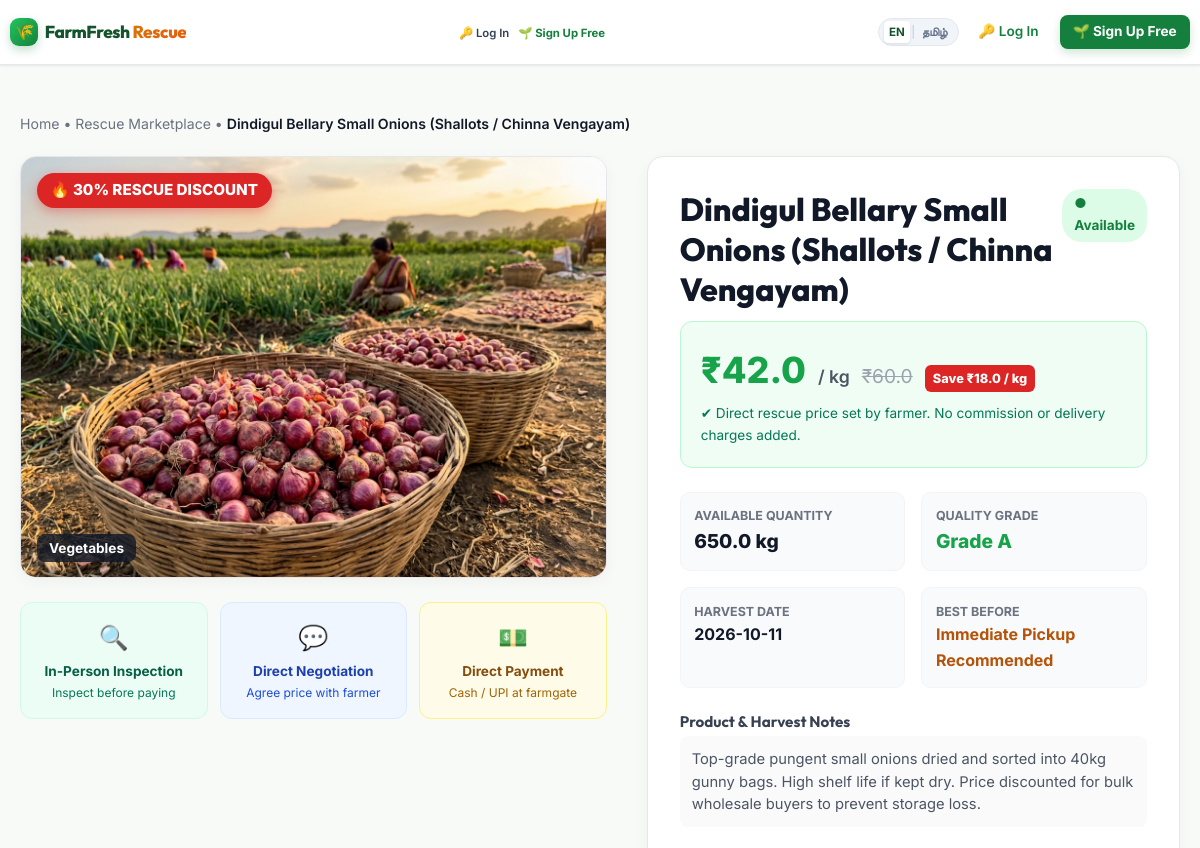
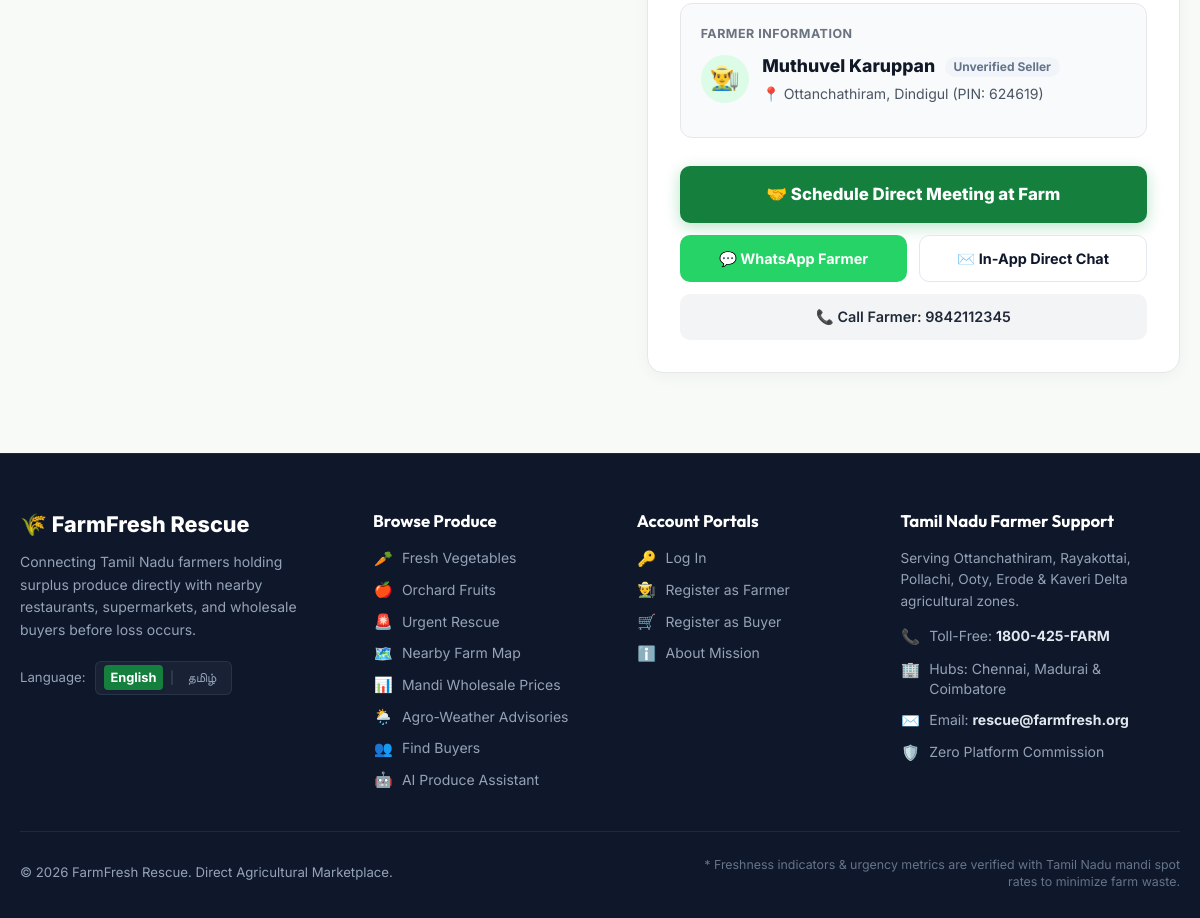
Screenshot of /rescue-product/2 with the database file from the repository (2 pictures, top to bottom).
### tables this page shows
CREATE TABLE rescue_products (
        id INTEGER PRIMARY KEY AUTOINCREMENT,
        farmer_id INTEGER NOT NULL,
        listing_id INTEGER,
        product_name TEXT NOT NULL,
        category TEXT NOT NULL CHECK(category IN ('Vegetables', 'Fruits', 'Grains', 'Leafy Vegetables', 'Other Agricultural Products')),
        photo TEXT,
        additional_photos TEXT,
        quantity REAL NOT NULL,
        initial_quantity REAL NOT NULL,
        unit TEXT NOT NULL DEFAULT 'kg',
        original_price REAL NOT NULL,
        rescue_price REAL NOT NULL,
        discount_percent REAL DEFAULT 0,
        quality_grade TEXT NOT NULL DEFAULT 'Grade A',
        harvest_date DATE NOT NULL,
        expiry_date DATE,
        farm_location TEXT NOT NULL,
        district TEXT NOT NULL,
        pin_code TEXT,
        farmer_name TEXT NOT NULL,
        farmer_phone TEXT NOT NULL,
        whatsapp_number TEXT,
        description TEXT,
        status TEXT NOT NULL DEFAULT 'Available' CHECK(status IN ('Available', 'Partially Reserved', 'Sold', 'Expired', 'Removed')),
        created_at TIMESTAMP DEFAULT CURRENT_TIMESTAMP,
        updated_at TIMESTAMP DEFAULT CURRENT_TIMESTAMP,
        FOREIGN KEY (farmer_id) REFERENCES users(id) ON DELETE CASCADE,
        FOREIGN KEY (listing_id) REFERENCES listings(id) ON DELETE SET NULL
    );

### app.py (the view)
@app.route('/rescue-product/<int:product_id>')
def rescue_product_detail(product_id):
    product = get_rescue_product_by_id(product_id)
    if not product:
        flash("Rescue product not found or has expired.", "warning")
        return redirect(url_for('browse_rescue_products'))
    dist_info = None
    if g.user and g.user.get('location'):
        b_lat, b_lng, _ = get_coordinates_for_location(g.user['location'])
        f_lat, f_lng, _ = get_coordinates_for_location(product['farm_location'], product['district'])
        dist_info = calculate_haversine_distance(f_lat, f_lng, b_lat, b_lng)
    return render_template(
        'rescue_product_detail.html',
        product=product,
        dist_info=dist_info
    )

### app.py (called while the page is built, shortened)
def get_current_user():
    user = None
    user_id = session.get('user_id')
    if user_id:
        user = auth_service.get_user_by_id(user_id)
    if not user:
        jwt_token = request.cookies.get('farmfresh_auth_token')
        if not jwt_token and request.headers.get('Authorization'):
            auth_header = request.headers.get('Authorization', '').strip()
            if auth_header.startswith('Bearer '):
                jwt_token = auth_header.split(' ', 1)[1].strip()
    if user and user.get('is_active') == 0:
        session.clear()
        return None
    return user

@app.before_request
def load_request_state():
    if 'lang' not in session:
        session['lang'] = request.cookies.get('farmfresh_lang', 'en')
    if session['lang'] not in ['en', 'ta']:
        session['lang'] = 'en'
    g.lang = session['lang']
    g.user = get_current_user()

### database.py (called while the page is built)
def get_db():
    conn = sqlite3.connect(DATABASE_PATH, timeout=20.0)
    conn.row_factory = sqlite3.Row
    conn.execute("PRAGMA foreign_keys = ON")
    return conn

### translations.py (called while the page is built)
def t(key, lang='en'):
    lang_dict = TRANSLATIONS.get(lang, TRANSLATIONS['en'])
    return lang_dict.get(key, TRANSLATIONS['en'].get(key, key))

### templates/rescue_product_detail.html (shortened to what this page needs)
{% extends "base.html" %}
{% block content %}
<div class="container" style="padding-top: 2rem; padding-bottom: 5rem;">
  <div style="font-size: 0.88rem; color: #6b7280; margin-bottom: 1.25rem;">
    <a href="{{ url_for('index') }}" style="color: inherit; text-decoration: none;">Home</a> &bull;
    <a href="{{ url_for('browse_rescue_products') }}" style="color: inherit; text-decoration: none;">Rescue Marketplace</a> &bull;
    <span style="color: #111827; font-weight: 600;">{{ product.product_name }}</span>
  </div>
  <div style="display: grid; grid-template-columns: 1.1fr 1fr; gap: 2.5rem; align-items: start;">
    <div>
      <div style="background: #ffffff; border-radius: 16px; border: 1px solid #e5e7eb; overflow: hidden; box-shadow: 0 4px 15px rgba(0,0,0,0.04); margin-bottom: 1rem;">
        <div style="position: relative; height: 420px; background: #f9fafb;">
          {% if product.photo %}
            <img id="mainProductImg" src="{{ url_for('static', filename='uploads/' ~ product.photo) }}" alt="{{ product.product_name }}" style="width: 100%; height: 100%; object-fit: cover;">
          {% else %}
            <div style="width: 100%; height: 100%; display: flex; align-items: center; justify-content: center; font-size: 6rem; background: #f0fdf4;">
              🌾
            </div>
          {% endif %}
          {% if product.discount_percent and product.discount_percent > 0 %}
            <div style="position: absolute; top: 16px; left: 16px; background: #dc2626; color: white; padding: 0.35rem 0.85rem; border-radius: 20px; font-size: 0.95rem; font-weight: 800; box-shadow: 0 4px 12px rgba(220,38,38,0.4);">
              🔥 {{ product.discount_percent|round(0)|int }}% RESCUE DISCOUNT
            </div>
          {% endif %}
          <div style="position: absolute; bottom: 16px; left: 16px;">
            <span style="background: rgba(17, 24, 39, 0.8); backdrop-filter: blur(4px); color: #ffffff; padding: 0.35rem 0.75rem; border-radius: 8px; font-size: 0.85rem; font-weight: 700;">
              {{ product.category }}
            </span>
          </div>
        </div>
      </div>
      <div style="display: grid; grid-template-columns: repeat(3, 1fr); gap: 0.75rem; margin-top: 1.5rem; text-align: center;">
        <div style="background: #ecfdf5; padding: 1rem 0.75rem; border-radius: 12px; border: 1px solid #d1fae5;">
          <div style="font-size: 1.5rem; margin-bottom: 0.25rem;">🔍</div>
          <div style="font-weight: 700; font-size: 0.85rem; color: #065f46;">In-Person Inspection</div>
          <div style="font-size: 0.75rem; color: #047857;">Inspect before paying</div>
        </div>
        <div style="background: #eff6ff; padding: 1rem 0.75rem; border-radius: 12px; border: 1px solid #dbeafe;">
          <div style="font-size: 1.5rem; margin-bottom: 0.25rem;">💬</div>
          <div style="font-weight: 700; font-size: 0.85rem; color: #1e40af;">Direct Negotiation</div>
          <div style="font-size: 0.75rem; color: #1d4ed8;">Agree price with farmer</div>
        </div>
        <div style="background: #fefce8; padding: 1rem 0.75rem; border-radius: 12px; border: 1px solid #fef08a;">
          <div style="font-size: 1.5rem; margin-bottom: 0.25rem;">💵</div>
          <div style="font-weight: 700; font-size: 0.85rem; color: #854d0e;">Direct Payment</div>
          <div style="font-size: 0.75rem; color: #a16207;">Cash / UPI at farmgate</div>
        </div>
      </div>
    </div>
    <div>
      <div style="background: #ffffff; border-radius: 16px; border: 1px solid #e5e7eb; padding: 2rem; box-shadow: 0 4px 15px rgba(0,0,0,0.04);">
        <div style="display: flex; justify-content: space-between; align-items: flex-start; margin-bottom: 0.75rem;">
          <h1 style="font-size: 2rem; font-weight: 800; color: #111827; margin: 0; line-height: 1.25;">
            {{ product.product_name }}
          </h1>
          <span style="background: #dcfce7; color: #15803d; padding: 0.3rem 0.75rem; border-radius: 20px; font-weight: 700; font-size: 0.85rem;">
            ● {{ product.status }}
          </span>
        </div>
        <div style="background: #f0fdf4; border: 1px solid #bbf7d0; border-radius: 12px; padding: 1.25rem; margin-bottom: 1.5rem;">
          <div style="display: flex; align-items: baseline; gap: 0.75rem; margin-bottom: 0.25rem;">
            <span style="font-size: 2.25rem; font-weight: 800; color: #16a34a;">₹{{ product.rescue_price }}</span>
            <span style="font-size: 1.1rem; color: #4b5563; font-weight: 600;">/ {{ product.unit }}</span>
            {% if product.original_price and product.original_price > product.rescue_price %}
              <span style="font-size: 1.2rem; color: #9ca3af; text-decoration: line-through;">₹{{ product.original_price }}</span>
              <span style="background: #dc2626; color: white; padding: 0.2rem 0.5rem; border-radius: 6px; font-size: 0.8rem; font-weight: 800;">
                Save ₹{{ (product.original_price - product.rescue_price)|round(1) }} / kg
              </span>
            {% endif %}
          </div>
          <div style="font-size: 0.85rem; color: #047857;">
            ✔ Direct rescue price set by farmer. No commission or delivery charges added.
          </div>
        </div>
        <div style="display: grid; grid-template-columns: 1fr 1fr; gap: 1rem; margin-bottom: 1.5rem;">
          <div style="background: #f9fafb; padding: 0.85rem; border-radius: 10px; border: 1px solid #f3f4f6;">
            <div style="font-size: 0.78rem; color: #6b7280; font-weight: 700;">AVAILABLE QUANTITY</div>
            <div style="font-size: 1.2rem; font-weight: 800; color: #111827;">{{ product.quantity }} {{ product.unit }}</div>
          </div>
          <div style="background: #f9fafb; padding: 0.85rem; border-radius: 10px; border: 1px solid #f3f4f6;">
            <div style="font-size: 0.78rem; color: #6b7280; font-weight: 700;">QUALITY GRADE</div>
            <div style="font-size: 1.2rem; font-weight: 800; color: #16a34a;">{{ product.quality_grade }}</div>
          </div>
          <div style="background: #f9fafb; padding: 0.85rem; border-radius: 10px; border: 1px solid #f3f4f6;">
            <div style="font-size: 0.78rem; color: #6b7280; font-weight: 700;">HARVEST DATE</div>
            <div style="font-size: 1rem; font-weight: 700; color: #111827;">{{ product.harvest_date }}</div>
          </div>
          <div style="background: #f9fafb; padding: 0.85rem; border-radius: 10px; border: 1px solid #f3f4f6;">
            <div style="font-size: 0.78rem; color: #6b7280; font-weight: 700;">BEST BEFORE</div>
            <div style="font-size: 1rem; font-weight: 700; color: #b45309;">{{ product.expiry_date or 'Immediate Pickup Recommended' }}</div>
          </div>
        </div>
        {% if product.description %}
          <div style="margin-bottom: 1.5rem;">
            <h3 style="font-size: 0.95rem; font-weight: 700; color: #374151; margin-bottom: 0.35rem;">Product & Harvest Notes</h3>
            <p style="color: #4b5563; font-size: 0.92rem; line-height: 1.5; margin: 0; background: #fafafa; padding: 0.75rem; border-radius: 8px;">
              {{ product.description }}
            </p>
          </div>
        {% endif %}
        <div style="background: #f9fafb; border: 1px solid #e5e7eb; border-radius: 12px; padding: 1.25rem; margin-bottom: 1.75rem;">
          <div style="font-size: 0.78rem; color: #6b7280; font-weight: 700; margin-bottom: 0.5rem; text-transform: uppercase; letter-spacing: 0.5px;">FARMER INFORMATION</div>
          <div style="display: flex; align-items: center; gap: 0.85rem; margin-bottom: 0.75rem;">
            <div style="width: 48px; height: 48px; border-radius: 50%; background: #dcfce7; color: #15803d; font-size: 1.5rem; display: flex; align-items: center; justify-content: center;">
              👨‍🌾
            </div>
            <div>
              <div style="font-size: 1.1rem; font-weight: 800; color: #111827;">
                {{ product.farmer_name }}
                {% if product.is_verified_seller %}
                  <span style="font-size: 0.75rem; color: #15803d; font-weight: 800; background: #dcfce7; padding: 0.15rem 0.55rem; border-radius: 12px; margin-left: 0.35rem;">✓ Verified Seller</span>
                {% elif product.verification_status == 'Verification Pending' %}
                  <span style="font-size: 0.75rem; color: #b45309; font-weight: 800; background: #fef3c7; padding: 0.15rem 0.55rem; border-radius: 12px; margin-left: 0.35rem;">⏳ Verification Pending</span>
                {% else %}
                  <span style="font-size: 0.75rem; color: #64748b; font-weight: 700; background: #f1f5f9; padding: 0.15rem 0.55rem; border-radius: 12px; margin-left: 0.35rem;">Unverified Seller</span>
                {% endif %}
              </div>
              <div style="font-size: 0.88rem; color: #4b5563; margin-top: 0.2rem;">
                📍 {{ product.farm_location }}, {{ product.district }} (PIN: {{ product.pin_code }})
              </div>
            </div>
          </div>
        </div>
        <div style="display: flex; flex-direction: column; gap: 0.75rem;">
          {% if current_user and current_user['role'] == 'farmer' and current_user['id'] == product.farmer_id %}
            <a href="{{ url_for('edit_rescue_product', product_id=product.id) }}" class="btn btn-primary" style="padding: 0.85rem; font-size: 1rem; font-weight: 700; text-align: center; border-radius: 10px;">
              ✏️ Edit Product Details
            </a>
          {% else %}
            <a href="{{ url_for('schedule_direct_meeting', product_id=product.id) }}" class="btn btn-primary" style="padding: 0.85rem; font-size: 1.05rem; font-weight: 800; text-align: center; border-radius: 10px; box-shadow: 0 4px 15px rgba(22, 163, 74, 0.3);">
              🤝 Schedule Direct Meeting at Farm
            </a>
            <div style="display: grid; grid-template-columns: 1fr 1fr; gap: 0.75rem;">
              {% set wa_num = (product.whatsapp_number or product.farmer_phone)|replace(' ', '')|replace('-', '') %}
              {% if wa_num|length == 10 %}{% set wa_num = '91' ~ wa_num %}{% endif %}
              <a href="https://wa.me/{{ wa_num }}?text={{ ('Hello ' ~ product.farmer_name ~ ', I would like to inspect and buy your ' ~ product.product_name ~ ' via FarmFresh Rescue.')|urlencode }}" target="_blank" class="btn" style="background: #25d366; color: white; padding: 0.7rem; font-size: 0.9rem; font-weight: 700; text-align: center; border-radius: 10px; text-decoration: none;">
                💬 WhatsApp Farmer
              </a>
              <a href="{{ url_for('direct_messages_view', other_user_id=product.farmer_id) }}" class="btn btn-secondary" style="padding: 0.7rem; font-size: 0.9rem; font-weight: 700; text-align: center; border-radius: 10px;">
                ✉️ In-App Direct Chat
              </a>
            </div>
            <a href="tel:{{ product.farmer_phone }}" class="btn" style="background: #f3f4f6; color: #1f2937; padding: 0.65rem; font-size: 0.9rem; font-weight: 600; text-align: center; border-radius: 10px; text-decoration: none;">
              📞 Call Farmer: {{ product.farmer_phone }}
            </a>
          {% endif %}
        </div>
      </div>
    </div>
  </div>
</div>
{% endblock %}

### rows the page displays
rescue_products: product_name "Dindigul Bellary Small Onions (Shallots / Chinna Vengayam)", photo (picture), discount_percent "30", category "Vegetables", status "Available", rescue_price "42.0", unit "kg", original_price "60.0", (product.original_price-product.rescue_price)|round(1) "18.0", quantity "650.0", quality_grade "Grade A", harvest_date "2026-10-11", description "Top-grade pungent small onions dried and sorted into 40kg gunny bags. High shelf life if kept dry. Price discounted for bulk wholesale buyers to prevent storage loss.", farmer_name "Muthuvel Karuppan", farm_location "Ottanchathiram", district "Dindigul", pin_code "624619", farmer_phone "9842112345"

### other values shown
{{ _t('log_in') }} "Log In"
{{ _t('sign_up') }} "Sign Up Free"
{{ product.expiry_date or 'Immediate Pickup Recommended' }} "Immediate Pickup Recommended"
{{ _t('brand_name') }} "FarmFresh Rescue"
{{ _t('hero_subtitle') }} "Connecting Tamil Nadu farmers holding surplus produce directly with nearby restaurants, supermarkets, and wholesale buyers before loss occurs."
{{ _t('select_language') }} "Language"
{{ _t('browse_produce') }} "Browse Produce"
{{ _t('urgent_rescue') }} "Urgent Rescue"
{{ _t('nearby_buyers') }} "Find Buyers"
{{ _t('ai_assistant') }} "AI Produce Assistant"
{{ _t('my_dashboard') if current_user else 'Account Portals' }} "Account Portals"
{{ _t('about_mission') }} "About Mission"
